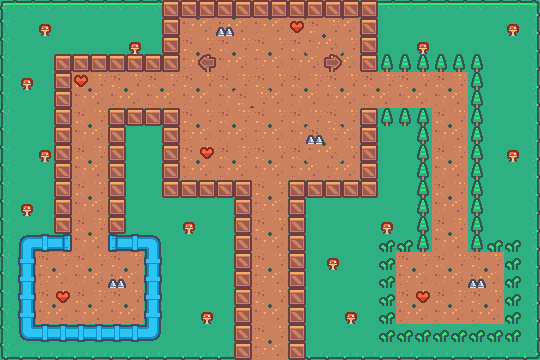

The image is a tile-based game level rendered from a .tmx file. Its description and complete source (layers, tilesets, objects, tile grids) follow:
An orthogonal 30x20 tile map with 18x18 px tiles, 4 tile layers (ground, walls, hearts, obstacles).

<map version="1.10" tiledversion="1.11.0" orientation="orthogonal" renderorder="right-down" width="30" height="20" tilewidth="18" tileheight="18" infinite="0" nextlayerid="5" nextobjectid="1">
 <editorsettings>
  <export target="../../../../Documents/platformer demo/topdown.csv" format="csv" />
 </editorsettings>
 <tileset firstgid="1" source="platformer_tilemap_packed.tsx" />
 <layer id="1" name="ground" width="30" height="20">
  <data encoding="csv">
39,39,39,39,39,39,39,39,39,39,5,25,5,6,5,6,5,6,5,6,39,39,39,39,39,39,39,39,39,39,
39,39,39,39,39,39,39,39,39,39,25,26,25,26,25,26,25,5,6,26,39,39,39,39,39,39,39,39,39,39,
39,39,39,39,39,39,39,39,39,39,5,6,5,6,5,6,5,25,26,6,39,39,39,39,39,39,39,39,39,39,
39,39,39,39,39,39,39,39,39,39,25,26,25,26,25,26,25,26,25,26,39,39,39,39,39,39,39,39,39,39,
39,39,39,39,5,6,5,6,5,6,5,6,5,6,5,6,5,6,5,6,5,6,5,6,5,6,39,39,39,39,
39,39,39,39,25,26,25,26,25,26,25,26,25,5,6,26,25,26,25,26,25,26,25,26,25,26,39,39,39,39,
39,39,39,39,5,6,39,39,39,39,5,6,5,6,5,6,5,6,5,6,39,39,39,39,5,6,39,39,39,39,
39,39,39,39,25,26,39,39,39,39,25,26,25,26,25,26,25,5,6,26,39,39,39,39,25,26,39,39,39,39,
39,39,39,39,5,6,39,39,39,39,5,6,5,6,5,6,5,25,26,6,39,39,39,39,5,6,39,39,39,39,
39,39,39,39,25,26,39,39,39,39,25,26,25,26,25,26,25,26,25,26,39,39,39,39,25,26,39,39,39,39,
39,39,39,39,5,6,39,39,39,39,39,39,39,39,5,6,39,39,39,39,39,39,39,39,5,6,39,39,39,39,
39,39,39,39,25,26,39,39,39,39,39,39,39,39,25,26,39,39,39,39,39,39,39,39,25,26,39,39,39,39,
39,39,39,39,5,6,39,39,39,39,39,39,39,39,5,6,39,39,39,39,39,39,39,39,5,6,39,39,39,39,
39,39,39,39,25,26,39,39,39,39,39,39,39,39,25,26,39,39,39,39,39,39,39,39,25,26,39,39,39,39,
39,39,5,6,5,6,5,6,39,39,39,39,39,39,5,6,39,39,39,39,39,39,5,6,5,6,5,6,39,39,
39,39,25,26,25,26,25,26,39,39,39,39,39,39,25,26,39,39,39,39,39,39,25,26,25,26,25,26,39,39,
39,39,5,6,5,6,5,6,39,39,39,39,39,39,5,6,39,39,39,39,39,39,5,6,5,6,5,6,39,39,
39,39,25,26,25,26,25,26,39,39,39,39,39,39,25,26,39,39,39,39,39,39,25,26,25,26,25,26,39,39,
39,39,39,39,39,39,39,39,39,39,39,39,39,39,5,6,39,39,39,39,39,39,39,39,39,39,39,39,39,39,
39,39,39,39,39,39,39,39,39,39,39,39,39,39,25,26,39,39,39,39,39,39,39,39,39,39,39,39,39,39
</data>
 </layer>
 <layer id="2" name="walls" width="30" height="20">
  <data encoding="csv">
18,19,19,19,19,19,19,19,19,27,27,27,27,27,27,27,27,27,27,27,27,19,19,19,19,19,19,19,19,20,
38,0,129,0,0,0,0,0,0,27,0,0,0,0,0,0,0,0,0,0,27,0,0,0,0,0,0,0,129,40,
38,0,0,0,0,0,0,129,0,27,0,0,0,0,0,0,0,0,0,0,27,0,0,129,0,0,0,0,0,40,
38,0,0,27,27,27,27,27,27,27,0,88,0,0,0,0,0,0,89,0,27,127,127,127,127,127,127,0,0,40,
38,129,0,27,0,0,0,0,0,0,0,0,0,0,0,0,0,0,0,0,0,0,0,0,0,0,127,0,0,40,
38,0,0,27,0,0,0,0,0,0,0,0,0,0,0,0,0,0,0,0,0,0,0,0,0,0,127,0,0,40,
38,0,0,27,0,0,27,27,27,27,0,0,0,0,0,0,0,0,0,0,27,127,127,127,0,0,127,0,0,40,
38,0,0,27,0,0,27,0,0,27,0,0,0,0,0,0,0,0,0,0,27,0,0,127,0,0,127,0,0,40,
38,0,129,27,0,0,27,0,0,27,0,0,0,0,0,0,0,0,0,0,27,0,0,127,0,0,127,0,129,40,
38,0,0,27,0,0,27,0,0,27,0,0,0,0,0,0,0,0,0,0,27,0,0,127,0,0,127,0,0,40,
38,0,0,27,0,0,27,0,0,27,27,27,27,27,0,0,27,27,27,27,27,0,0,127,0,0,127,0,0,40,
38,129,0,27,0,0,27,0,0,0,0,0,0,27,0,0,27,0,0,0,0,0,0,127,0,0,127,0,0,40,
38,0,0,27,0,0,27,0,0,0,129,0,0,27,0,0,27,0,0,0,0,129,0,127,0,0,127,0,0,40,
38,94,134,135,0,0,133,134,95,0,0,0,0,27,0,0,27,0,0,0,0,125,125,127,0,0,127,125,125,40,
38,116,0,0,0,0,0,0,116,0,0,0,0,27,0,0,27,0,129,0,0,125,0,0,0,0,0,0,125,40,
38,116,0,0,0,0,0,0,116,0,0,0,0,27,0,0,27,0,0,0,0,125,0,0,0,0,0,0,125,40,
38,116,0,0,0,0,0,0,116,0,0,0,0,27,0,0,27,0,0,0,0,125,0,0,0,0,0,0,125,40,
38,116,0,0,0,0,0,0,116,0,0,129,0,27,0,0,27,0,0,129,0,125,0,0,0,0,0,0,125,40,
38,114,134,134,134,134,134,134,115,0,0,0,0,27,0,0,27,0,0,0,0,125,125,125,125,125,125,125,125,40,
58,59,59,59,59,59,59,59,59,59,59,59,59,27,0,0,27,59,59,59,59,59,59,59,59,59,59,59,59,60
</data>
 </layer>
 <layer id="3" name="hearts" width="30" height="20">
  <data encoding="csv">
0,0,0,0,0,0,0,0,0,0,0,0,0,0,0,0,0,0,0,0,0,0,0,0,0,0,0,0,0,0,
0,0,0,0,0,0,0,0,0,0,0,0,0,0,0,0,45,0,0,0,0,0,0,0,0,0,0,0,0,0,
0,0,0,0,0,0,0,0,0,0,0,0,0,0,0,0,0,0,0,0,0,0,0,0,0,0,0,0,0,0,
0,0,0,0,0,0,0,0,0,0,0,0,0,0,0,0,0,0,0,0,0,0,0,0,0,0,0,0,0,0,
0,0,0,0,45,0,0,0,0,0,0,0,0,0,0,0,0,0,0,0,0,0,0,0,0,0,0,0,0,0,
0,0,0,0,0,0,0,0,0,0,0,0,0,0,0,0,0,0,0,0,0,0,0,0,0,0,0,0,0,0,
0,0,0,0,0,0,0,0,0,0,0,0,0,0,0,0,0,0,0,0,0,0,0,0,0,0,0,0,0,0,
0,0,0,0,0,0,0,0,0,0,0,0,0,0,0,0,0,0,0,0,0,0,0,0,0,0,0,0,0,0,
0,0,0,0,0,0,0,0,0,0,0,45,0,0,0,0,0,0,0,0,0,0,0,0,0,0,0,0,0,0,
0,0,0,0,0,0,0,0,0,0,0,0,0,0,0,0,0,0,0,0,0,0,0,0,0,0,0,0,0,0,
0,0,0,0,0,0,0,0,0,0,0,0,0,0,0,0,0,0,0,0,0,0,0,0,0,0,0,0,0,0,
0,0,0,0,0,0,0,0,0,0,0,0,0,0,0,0,0,0,0,0,0,0,0,0,0,0,0,0,0,0,
0,0,0,0,0,0,0,0,0,0,0,0,0,0,0,0,0,0,0,0,0,0,0,0,0,0,0,0,0,0,
0,0,0,0,0,0,0,0,0,0,0,0,0,0,0,0,0,0,0,0,0,0,0,0,0,0,0,0,0,0,
0,0,0,0,0,0,0,0,0,0,0,0,0,0,0,0,0,0,0,0,0,0,0,0,0,0,0,0,0,0,
0,0,0,0,0,0,0,0,0,0,0,0,0,0,0,0,0,0,0,0,0,0,0,0,0,0,0,0,0,0,
0,0,0,45,0,0,0,0,0,0,0,0,0,0,0,0,0,0,0,0,0,0,0,45,0,0,0,0,0,0,
0,0,0,0,0,0,0,0,0,0,0,0,0,0,0,0,0,0,0,0,0,0,0,0,0,0,0,0,0,0,
0,0,0,0,0,0,0,0,0,0,0,0,0,0,0,0,0,0,0,0,0,0,0,0,0,0,0,0,0,0,
0,0,0,0,0,0,0,0,0,0,0,0,0,0,0,0,0,0,0,0,0,0,0,0,0,0,0,0,0,0
</data>
 </layer>
 <layer id="4" name="obstacles" width="30" height="20">
  <data encoding="csv">
0,0,0,0,0,0,0,0,0,0,0,0,0,0,0,0,0,0,0,0,0,0,0,0,0,0,0,0,0,0,
0,0,0,0,0,0,0,0,0,0,0,0,69,0,0,0,0,0,0,0,0,0,0,0,0,0,0,0,0,0,
0,0,0,0,0,0,0,0,0,0,0,0,0,0,0,0,0,0,0,0,0,0,0,0,0,0,0,0,0,0,
0,0,0,0,0,0,0,0,0,0,0,0,0,0,0,0,0,0,0,0,0,0,0,0,0,0,0,0,0,0,
0,0,0,0,0,0,0,0,0,0,0,0,0,0,0,0,0,0,0,0,0,0,0,0,0,0,0,0,0,0,
0,0,0,0,0,0,0,0,0,0,0,0,0,0,0,0,0,0,0,0,0,0,0,0,0,0,0,0,0,0,
0,0,0,0,0,0,0,0,0,0,0,0,0,0,0,0,0,0,0,0,0,0,0,0,0,0,0,0,0,0,
0,0,0,0,0,0,0,0,0,0,0,0,0,0,0,0,0,69,0,0,0,0,0,0,0,0,0,0,0,0,
0,0,0,0,0,0,0,0,0,0,0,0,0,0,0,0,0,0,0,0,0,0,0,0,0,0,0,0,0,0,
0,0,0,0,0,0,0,0,0,0,0,0,0,0,0,0,0,0,0,0,0,0,0,0,0,0,0,0,0,0,
0,0,0,0,0,0,0,0,0,0,0,0,0,0,0,0,0,0,0,0,0,0,0,0,0,0,0,0,0,0,
0,0,0,0,0,0,0,0,0,0,0,0,0,0,0,0,0,0,0,0,0,0,0,0,0,0,0,0,0,0,
0,0,0,0,0,0,0,0,0,0,0,0,0,0,0,0,0,0,0,0,0,0,0,0,0,0,0,0,0,0,
0,0,0,0,0,0,0,0,0,0,0,0,0,0,0,0,0,0,0,0,0,0,0,0,0,0,0,0,0,0,
0,0,0,0,0,0,0,0,0,0,0,0,0,0,0,0,0,0,0,0,0,0,0,0,0,0,0,0,0,0,
0,0,0,0,0,0,69,0,0,0,0,0,0,0,0,0,0,0,0,0,0,0,0,0,0,0,69,0,0,0,
0,0,0,0,0,0,0,0,0,0,0,0,0,0,0,0,0,0,0,0,0,0,0,0,0,0,0,0,0,0,
0,0,0,0,0,0,0,0,0,0,0,0,0,0,0,0,0,0,0,0,0,0,0,0,0,0,0,0,0,0,
0,0,0,0,0,0,0,0,0,0,0,0,0,0,0,0,0,0,0,0,0,0,0,0,0,0,0,0,0,0,
0,0,0,0,0,0,0,0,0,0,0,0,0,0,0,0,0,0,0,0,0,0,0,0,0,0,0,0,0,0
</data>
 </layer>
</map>
